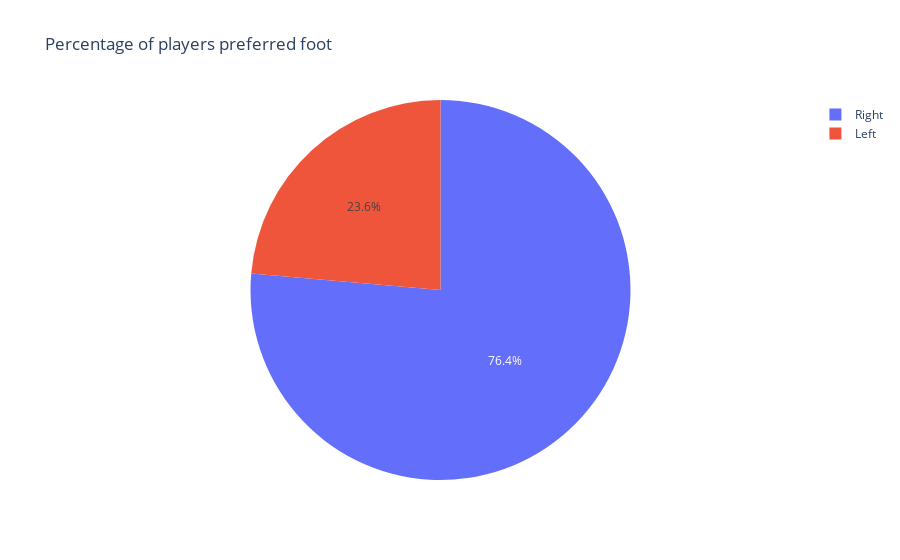

Source (notebook cell):
### Markdown cell above
#### 2- Pie chart proportion of right-foot players vs left-foot players

### Code cell
fig = px.pie(df_20, names = 'preferred_foot', title = 'Percentage of players preferred foot')

fig.show()

### Figure 1 — Plotly figure (JSON) as saved in the notebook; plotly's stock layout.template omitted (floating-point values rounded to 4 significant figures; data arrays with more than 128 entries replaced by an {"elided": "..."} marker saying what was removed)
{"data": [{"domain": {"x": [0, 1], "y": [0, 1]}, "hovertemplate": "preferred_foot=%{label}<extra></extra>", "labels": {"elided": "18278 str values"}, "legendgroup": "", "name": "", "showlegend": true, "type": "pie"}], "layout": {"autosize": true, "legend": {"tracegroupgap": 0}, "title": {"text": "Percentage of players preferred foot"}}}
